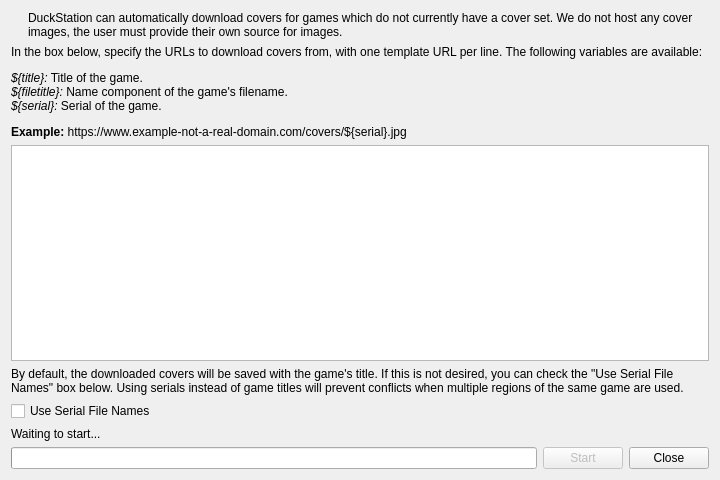
<?xml version="1.0" encoding="UTF-8"?>
<ui version="4.0">
 <class>CoverDownloadDialog</class>
 <widget class="QDialog" name="CoverDownloadDialog">
  <property name="geometry">
   <rect>
    <x>0</x>
    <y>0</y>
    <width>720</width>
    <height>480</height>
   </rect>
  </property>
  <property name="windowTitle">
   <string>Download Covers</string>
  </property>
  <layout class="QVBoxLayout" name="verticalLayout">
   <item>
    <layout class="QHBoxLayout" name="horizontalLayout_2" stretch="0,1">
     <property name="spacing">
      <number>10</number>
     </property>
     <item>
      <widget class="QLabel" name="coverIcon">
       <property name="text">
        <string/>
       </property>
       <property name="pixmap">
        <pixmap resource="resources/duckstation-qt.qrc">:/icons/black/svg/artboard-2-line.svg</pixmap>
       </property>
       <property name="alignment">
        <set>Qt::AlignmentFlag::AlignLeading|Qt::AlignmentFlag::AlignLeft|Qt::AlignmentFlag::AlignTop</set>
       </property>
      </widget>
     </item>
     <item>
      <widget class="QLabel" name="label">
       <property name="text">
        <string>DuckStation can automatically download covers for games which do not currently have a cover set. We do not host any cover images, the user must provide their own source for images.</string>
       </property>
       <property name="wordWrap">
        <bool>true</bool>
       </property>
      </widget>
     </item>
    </layout>
   </item>
   <item>
    <widget class="QLabel" name="label_3">
     <property name="sizePolicy">
      <sizepolicy hsizetype="Preferred" vsizetype="Minimum">
       <horstretch>0</horstretch>
       <verstretch>0</verstretch>
      </sizepolicy>
     </property>
     <property name="text">
      <string>&lt;html&gt;&lt;head/&gt;&lt;body&gt;&lt;p&gt;In the box below, specify the URLs to download covers from, with one template URL per line. The following variables are available:&lt;/p&gt;&lt;p&gt;&lt;span style=&quot; font-style:italic;&quot;&gt;${title}:&lt;/span&gt; Title of the game.&lt;br/&gt;&lt;span style=&quot; font-style:italic;&quot;&gt;${filetitle}:&lt;/span&gt; Name component of the game's filename.&lt;br/&gt;&lt;span style=&quot; font-style:italic;&quot;&gt;${serial}:&lt;/span&gt; Serial of the game.&lt;/p&gt;&lt;p&gt;&lt;span style=&quot; font-weight:700;&quot;&gt;Example:&lt;/span&gt; https://www.example-not-a-real-domain.com/covers/${serial}.jpg&lt;/p&gt;&lt;/body&gt;&lt;/html&gt;</string>
     </property>
     <property name="wordWrap">
      <bool>true</bool>
     </property>
    </widget>
   </item>
   <item>
    <widget class="QTextEdit" name="urls"/>
   </item>
   <item>
    <widget class="QLabel" name="label_2">
     <property name="sizePolicy">
      <sizepolicy hsizetype="Preferred" vsizetype="Minimum">
       <horstretch>0</horstretch>
       <verstretch>0</verstretch>
      </sizepolicy>
     </property>
     <property name="text">
      <string>By default, the downloaded covers will be saved with the game's title. If this is not desired, you can check the &quot;Use Serial File Names&quot; box below. Using serials instead of game titles will prevent conflicts when multiple regions of the same game are used.</string>
     </property>
     <property name="wordWrap">
      <bool>true</bool>
     </property>
    </widget>
   </item>
   <item>
    <widget class="QCheckBox" name="useSerialFileNames">
     <property name="text">
      <string>Use Serial File Names</string>
     </property>
    </widget>
   </item>
   <item>
    <widget class="QLabel" name="status">
     <property name="text">
      <string>Waiting to start...</string>
     </property>
    </widget>
   </item>
   <item>
    <layout class="QHBoxLayout" name="horizontalLayout">
     <item>
      <widget class="QProgressBar" name="progress"/>
     </item>
     <item>
      <widget class="QPushButton" name="start">
       <property name="enabled">
        <bool>false</bool>
       </property>
       <property name="text">
        <string>Start</string>
       </property>
       <property name="default">
        <bool>true</bool>
       </property>
      </widget>
     </item>
     <item>
      <widget class="QPushButton" name="close">
       <property name="text">
        <string>Close</string>
       </property>
      </widget>
     </item>
    </layout>
   </item>
  </layout>
 </widget>
 <resources>
  <include location="resources/duckstation-qt.qrc"/>
 </resources>
 <connections/>
</ui>
